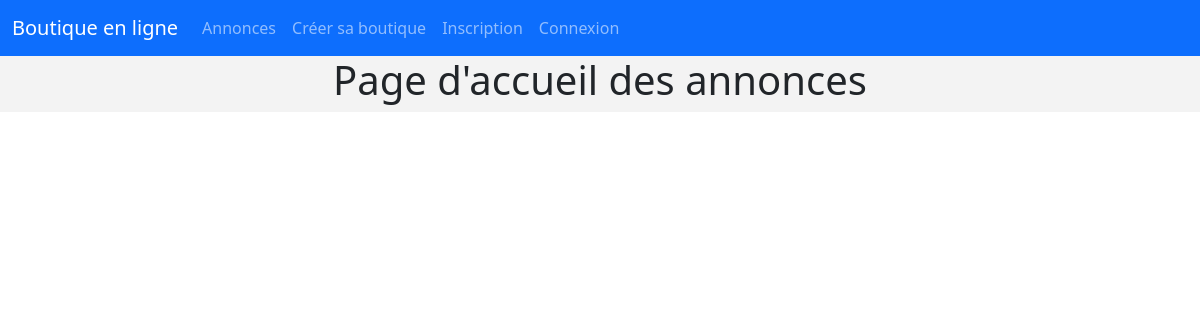
/annonce, run on an earlier commit of the app's database.
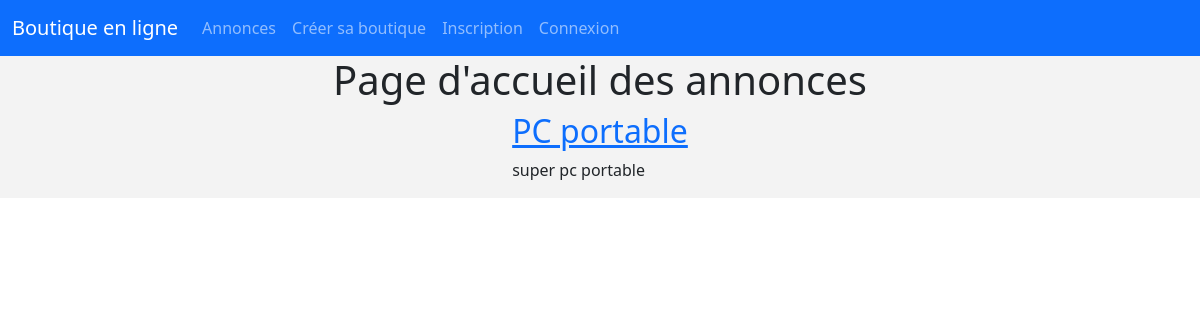
And on a later commit of the database.
### tables this page shows
CREATE TABLE IF NOT EXISTS `annonce` (
  `id` int(11) NOT NULL AUTO_INCREMENT,
  `titre` varchar(255) NOT NULL,
  `description` longtext NOT NULL,
  `create_at` datetime NOT NULL DEFAULT CURRENT_TIMESTAMP,
  `user_id` int(11) DEFAULT NULL,
  `boutique_pro_id` int(11) DEFAULT NULL,
  `boutique_particulier_id` int(11) DEFAULT NULL,
  PRIMARY KEY (`id`),
  KEY `users_id` (`user_id`),
  KEY `boutiques_pro_id` (`boutique_pro_id`,`boutique_particulier_id`),
  KEY `user_id` (`user_id`,`boutique_pro_id`,`boutique_particulier_id`),
  KEY `annonce_ibfk_1` (`boutique_particulier_id`)
);

### Controllers/Controller.php (called while the page is built, shortened)
<?php
abstract class Controller
{
    public function render(string $fichier, array $donnees = [], string $template = 'default')
    {
        extract($donnees);
        require_once ROOT.'/views/'.$fichier.'.php';
    }
}

### Controllers/AnnonceController.php (called while the page is built, shortened)
<?php
class AnnonceController extends Controller
{
    public function index()
    {
        $annonce = new AnnonceModel;
        $annonces = $annonce->findAll();
        $this->render('annonce/index', compact('annonces'));
    }
}

### index.php (called while the page is built, shortened)
<?php
$app = new Main();
$app->start();

### Models/AnnonceModel.php (called while the page is built, shortened)
<?php
class AnnonceModel extends Model
{
    public function __construct()
    {
        $this->table = 'annonce';
    }
}

### Core/Db.php (called while the page is built, shortened)
<?php
class Db extends PDO
{
    private static $instance;
    private function __construct()
    {
        $_dsn = 'mysql:dbname='. self::DBNAME . ';host=' . self::DBHOST;
    }
    public static function getInstance():self
    {
        if(self::$instance === null){
            self::$instance = new self();
        }
        return self::$instance;
    }
}

### Models/Model.php (called while the page is built, shortened)
<?php
class Model extends Db
{
    protected $table;
    public function findAll()
    {
        $query = $this->requete('SELECT * FROM ' . $this->table);
        return $query->fetchAll();
    }
    public function requete(string $sql, array $attributs = null)
    {
        $this->db = Db::getInstance();
        if ($attributs !== null) {
            $query = $this->db->prepare($sql);
            $query->execute($attributs);
            return $query;
        } else {
            return $this->db->query($sql);
        }
    }
}

### Views/annonce/index.php (the view, shortened to what this page needs)
<h1>Page d'accueil des annonces</h1>
<?php endif;
foreach ($annonces as $annonce): ?>
<article>
    <h2><a href="annonces/voir/<?=$annonce->id?>"><?=$annonce->titre?></a></h2>
    <p><?=$annonce->description?></p>
</article>
<?php endforeach ?>

What changed in the data, as far as the page shows it:
added annonce: titre "PC portable", description "super pc portable"
